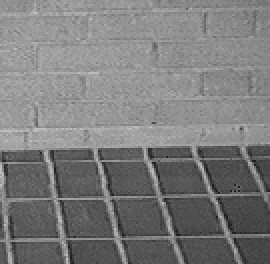
//> input picture Chapter2_1.pgm, 135 x 132 px (shown 2 times larger)
$ ./image_rotate   (built with g++ and OpenCV 4)
//> lines starting //> are read from the running program, lines starting //| are printed output that depends on the picture
#include<opencv2/core/core.hpp>
#include<opencv2/imgproc/imgproc.hpp>
#include<opencv2/highgui/highgui.hpp>
#include<iostream>
#include<math.h>
#include<fstream>
#include<string>

using namespace cv;

#define SCALE 1   //缩放比例

// [6 lines of commented-out code are left out]

Mat imgRotate(Mat srcMat,int angle,int interpolation)
{
	double pi_angle = abs(angle * CV_PI / 180);//cos sin 函数需要用弧度值
	double w = 0., h = 0., w_r = 0., h_r = 0.;

	h = srcMat.rows;
	w = srcMat.cols;
	w_r = w*cos(pi_angle) + h*sin(pi_angle);//输出图像的宽
	h_r = h*cos(pi_angle) + w*sin(pi_angle);//输出图像的高

	Mat tempImg(h_r, w_r, srcMat.type(), Scalar(0));
	int roi_x = w_r / 2 - srcMat.cols / 2;//roi左上角的x坐标
	int roi_y = h_r / 2 - srcMat.rows / 2;//roi左上角的y坐标
	Rect roiRect(roi_x, roi_y, srcMat.cols, srcMat.rows);//roi矩形
	Mat tempImgRoi(tempImg, roiRect);//tempImg的中间部分，与原Mat关联，并不会创建一个新Mat
	srcMat.copyTo(tempImgRoi);//将原图复制到tempImg的中心

	Point2f center(w_r / 2, h_r / 2);//旋转中心
	Mat trans = getRotationMatrix2D(center, angle, SCALE);//计算旋转的仿射变换矩阵

	std::cout << "变换矩阵：" << std::endl;
	std::cout << trans.at<double>(0, 0) << ","
                << trans.at<double>(0, 1) << ","
                << trans.at<double>(0, 2) << ","
                << std::endl;
	std::cout << trans.at<double>(1, 0) << ","
                << trans.at<double>(1, 1) << ","
                << trans.at<double>(1, 2) << ","
                << std::endl;

    Mat dstMat;//旋转后的图像
	warpAffine(tempImg, dstMat, trans, Size(w_r, h_r), interpolation);//仿射变换

	return dstMat;

}

Mat imgRotateBack(Mat origin ,Mat src, int angle, int interpolation)
{
	double w = 0., h = 0.;

	h = src.rows;
	w = src.cols;

	Point2f center(w / 2, h / 2);//旋转中心
	Mat trans = getRotationMatrix2D(center, angle, SCALE);//计算旋转的仿射变换矩阵

	std::cout << "变换矩阵：" << std::endl;
	std::cout << trans.at<double>(0, 0) << ","
                << trans.at<double>(0, 1) << ","
                << trans.at<double>(0, 2) << ","
                << std::endl;
	std::cout << trans.at<double>(1, 0) << ","
                << trans.at<double>(1, 1) << ","
                << trans.at<double>(1, 2) << ","
                << std::endl;

    Mat dst_2;//旋转后的图像
	warpAffine(src, dst_2, trans, Size(w, h), interpolation);//仿射变换

	int roi_x = w / 2 - origin.cols / 2;//roi左上角的x坐标
	int roi_y = h / 2 - origin.rows / 2;//roi左上角的y坐标
	Rect roiRect(roi_x, roi_y, origin.cols, origin.rows);//roi矩形
	Mat tempImgRoi(dst_2, roiRect);//dst_2的中间部分
	std::cout << "rotate back img_columns: " << tempImgRoi.cols << std::endl;
	std::cout << "rotate back img_rows: " << tempImgRoi.rows << std::endl;
	return tempImgRoi;
}

void saveTxt(Mat &image, std::string path, std::string txt_name)
{//存成txt文件
	std::ofstream writer;
	writer.open(path + txt_name + ".txt");

	Mat input_image = image.clone();//复制实参到临时变量
	int n_r = input_image.rows;
	//列数*通道数等于每一行元素的个数
	int n_c = input_image.cols * input_image.channels();
	for (int j = 0; j<n_r; j++)
	{
		uchar* data = input_image.ptr<uchar>(j);
		for (int i = 0; i<n_c; i++)
		{
			if (writer.is_open())
			{
				writer << (int)data[i] << ","; //程序中处理的数据
				//writer.close();
			}
			else
			{
				std::cout << "不能打开文件!" << std::endl;
			}
			//std::cout << (int)data[i] << ",";
		}
		if (writer.is_open())
		{
			writer << std::endl; //message是程序中处理的数据
			//writer.close();
		}
		else
		{
			std::cout << "不能打开文件!" << std::endl;
		}
		//std::cout << std::endl;
	}
	writer.close();
    std::cout<< "img_txt saved." << std::endl;
}

int main()
{
	std::string path = "/home/su/code/DIP/";
    std::string savePath = "opt/";
    Mat origin = imread(path+"Chapter2_1.pgm", 0);
//> origin is the input picture: 132 rows x 135 cols, CV_8UC1; min 31, max 189, mean 123.6

    for(int interpolation = 0; interpolation < 5; interpolation++)
    {
        std::string txt_src = "Chapter2_1_interpolation_" + std::to_string(interpolation);
        std::string txt_rotateBack = "img_rotate_interpolation_" + std::to_string(interpolation);

        std::cout << "src_img columns: " << origin.cols << std::endl;
        std::cout << "src_img rows: " << origin.rows << std::endl;

        saveTxt(origin, path+savePath , txt_src);

        //旋转角度(正值表示逆时针旋转)
        int angle_1 = -15;
        int angle_2 = 15;

        Mat rotatedImg = imgRotate(origin,angle_1,interpolation);
        Mat rotateBack = imgRotateBack(origin, rotatedImg, angle_2, interpolation);

        saveTxt(rotateBack, path+savePath , txt_rotateBack);

        // imshow("src", origin);
        // imshow("rotated", rotatedImg);
        // imshow("rotateBack", rotateBack);

        // 保存图像
        imwrite(path + savePath + "rotated_"+std::to_string(interpolation)+".jpg", rotatedImg);
        imwrite(path + savePath + "rotatedBack_"+std::to_string(interpolation)+".jpg", rotateBack);
    }
//> this loop made 5 passes
//> pass 1, in imgRotate, `warpAffine(tempImg, dstMat, trans, Size(w_r, h_r), interpolation);`:
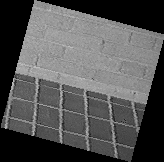
//> dstMat: 162 rows x 164 cols, CV_8UC1; min 0, max 189, mean 82.9
//> pass 1, in imgRotateBack, `warpAffine(src, dst_2, trans, Size(w, h), interpolation);`:
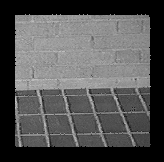
//> dst_2: 162 rows x 164 cols, CV_8UC1; min 0, max 189, mean 82.8
//> pass 2, in imgRotate (call 2), `warpAffine(tempImg, dstMat, trans, Size(w_r, h_r), interpolation);`:
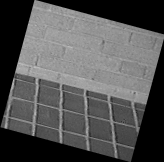
//> dstMat: 162 rows x 164 cols, CV_8UC1; min 0, max 189, mean 82.9

	waitKey(0);
	return 0;
}
